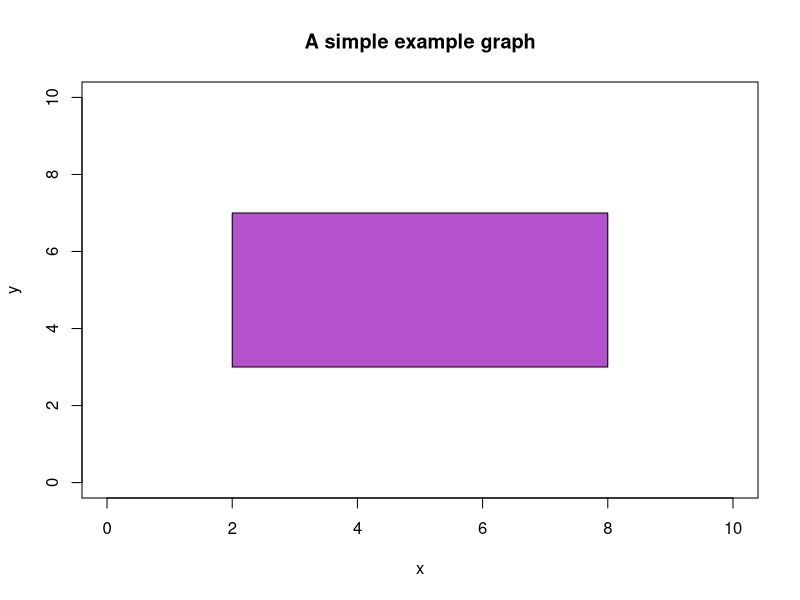

Write the R code that produced this figure.
## ---- chunk 1
rm( list = ls() )
## ---- chunk 2
# Example 1: Creating a simple graph

# First, let's create an empty plotting region
# with no data

plot(
    x = NULL,
    xlim = c(0, 10),
    ylim = c(0, 10),
    main = "A simple example graph",
    xlab = "x",
    ylab = "y"
)

# Now let's draw a rectangle in the middle of
# this plotting region

polygon(
    x = c(2, 2, 8, 8),
    y = c(3, 7, 7, 3),
    col = "mediumorchid3"
)
## ---- chunk 3
# Example 2: Exporting the simple graph

# First, let's open the graphics device

png()


# Now we can use all the code from the
# previous code chunk

plot(
    x = NULL,
    xlim = c(0, 10),
    ylim = c(0, 10),
    main = "A simple example graph",
    xlab = "x",
    ylab = "y"
)

# Now let's draw a rectangle in the middle of
# this plotting region

polygon(
    x = c(2, 2, 8, 8),
    y = c(3, 7, 7, 3),
    col = "mediumorchid3"
)

# Once we've finished with our graph,
# we should close the device.

dev.off()
## ---- chunk 4
# Example 3: Specifying the filename

# First, let's open the graphics device

png(
    filename = "Simple Graph.png"
)


# Now we can use all the code from the
# previous code chunk

plot(
    x = NULL,
    xlim = c(0, 10),
    ylim = c(0, 10),
    main = "A simple example graph",
    xlab = "x",
    ylab = "y"
)

# Now let's draw a rectangle in the middle of
# this plotting region

polygon(
    x = c(2, 2, 8, 8),
    y = c(3, 7, 7, 3),
    col = "mediumorchid3"
)

# Once we've finished with our graph,
# we should close the device.

dev.off()
## ---- chunk 5
# Example 4: Modifying the aspect ratio and resolution

# First, let's open the graphics device

png(
    filename = "HD Graph.png",
    width = 1280,
    height = 720
)


# Now we can use all the code from the
# previous code chunk

plot(
    x = NULL,
    xlim = c(0, 10),
    ylim = c(0, 10),
    main = "A simple example graph",
    xlab = "x",
    ylab = "y"
)

# Now let's draw a rectangle in the middle of
# this plotting region

polygon(
    x = c(2, 2, 8, 8),
    y = c(3, 7, 7, 3),
    col = "mediumorchid3"
)

# Once we've finished with our graph,
# we should close the device.

dev.off()
## ---- chunk 6
# Example 5: Modifying the pointsize option

# First, let's open the graphics device

png(
    filename = "HD Graph Improved.png",
    width = 1280,
    height = 720,
    pointsize = 24
)


# Now we can use all the code from the
# previous code chunk

plot(
    x = NULL,
    xlim = c(0, 10),
    ylim = c(0, 10),
    main = "A simple example graph",
    xlab = "x",
    ylab = "y"
)

# Now let's draw a rectangle in the middle of
# this plotting region

polygon(
    x = c(2, 2, 8, 8),
    y = c(3, 7, 7, 3),
    col = "mediumorchid3"
)

# Once we've finished with our graph,
# we should close the device.

dev.off()
## ---- chunk 7
# Example 6: Exporting to a PDF file

# First, let's open the graphics device

pdf(
    file = "PDF graph.pdf",
    width = 6.4,
    height = 3.6
)


# Now we can use all the code from the
# previous code chunk

plot(
    x = NULL,
    xlim = c(0, 10),
    ylim = c(0, 10),
    main = "A simple example graph",
    xlab = "x",
    ylab = "y"
)

# Now let's draw a rectangle in the middle of
# this plotting region

polygon(
    x = c(2, 2, 8, 8),
    y = c(3, 7, 7, 3),
    col = "mediumorchid3"
)

# Once we've finished with our graph,
# we should close the device.

dev.off()
